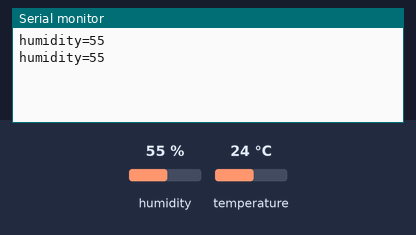
A sketch run on a simulated Arduino Mega 2560, built with avr-gcc and run on an emulated ATmega2560. Shown: the last lines printed to the serial monitor. The inputs (shaded band) are chosen by the test bench; at power-on: humidity 55 %, temperature 24 °C.

Above: at 4.8 s.
4.9 s: humidity set to 22 %
At 6.8 s:
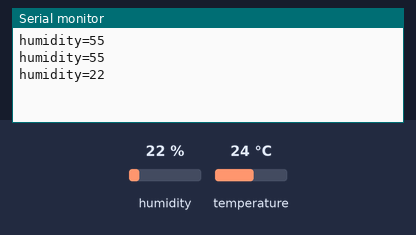
8.2 s: humidity set to 40 %
At 11.5 s:
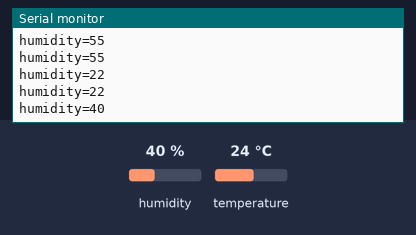
Timing chart, 0 to 13.0 s (numbered marks = the images above; inputs shaded):
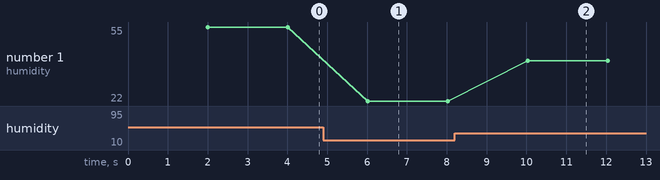

The sketch:

_04_01.ino
```cpp
// подключение библиотеки DHT
#include "DHT.h"
// константы
#define DHTPIN 22           // пин подключения контакта DATA
#define DHTTYPE DHT22      // датчик DHT 11
#define INTERVAL_GET_DATA 2000  // интервала измерений, мс
// создание экземпляра объекта DHT
DHT dht(DHTPIN,DHTTYPE);
// переменная для интервала измерений
unsigned long millis_int1=0;

void setup() {
   Serial.begin(9600);  // запуск последовательного порта
   dht.begin();         // запуск DHT
}

void loop() {
   if(millis()-millis_int1 >= INTERVAL_GET_DATA) {
      // получение данных c DHT11
      int humidity = get_data_humidity();
      // вывод в монитор последовательного порта
      Serial.print("humidity=");
      Serial.println(humidity);
      // старт интервала отсчета
      millis_int1=millis();
   }
}

int get_data_humidity() {
   int h = dht.readHumidity();
   return h;
}
```

Measured:
- after the input at 4.9 s, the serial monitor: prints a new line after 1.1 s (image 1)
- after the input at 8.2 s, the serial monitor: prints a new line after 1.8 s (image 2)
- plotted number 1: 55 → 22 after the input at 4.9 s, 22 → 40 after the input at 8.2 s
